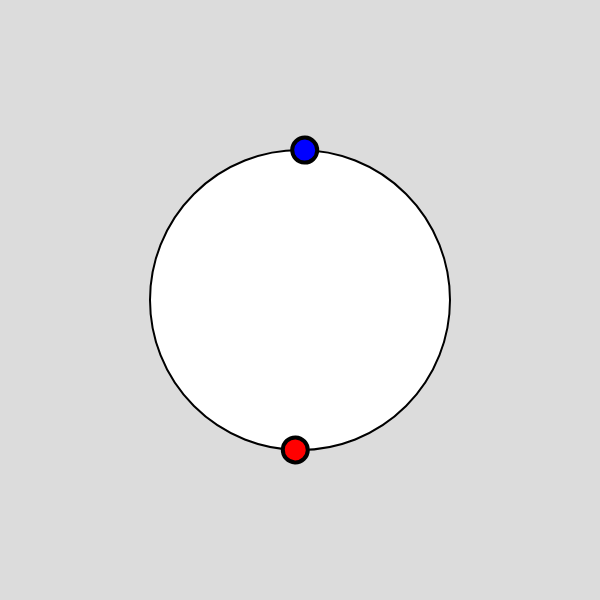
Frame 1 (no input)
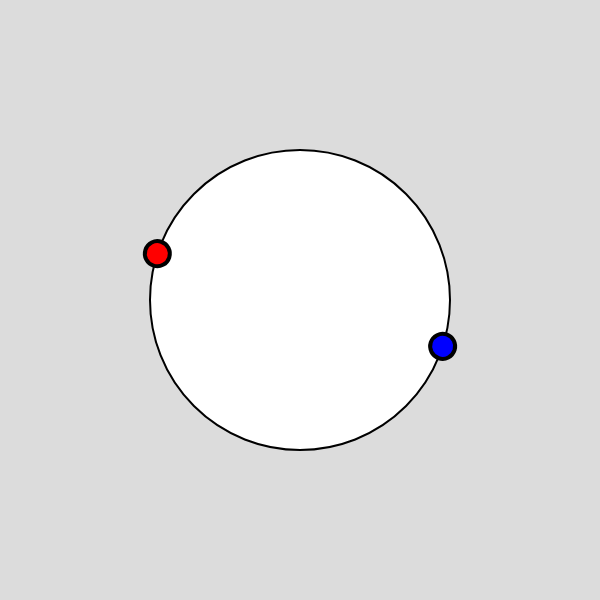
Frame 60 (no input)
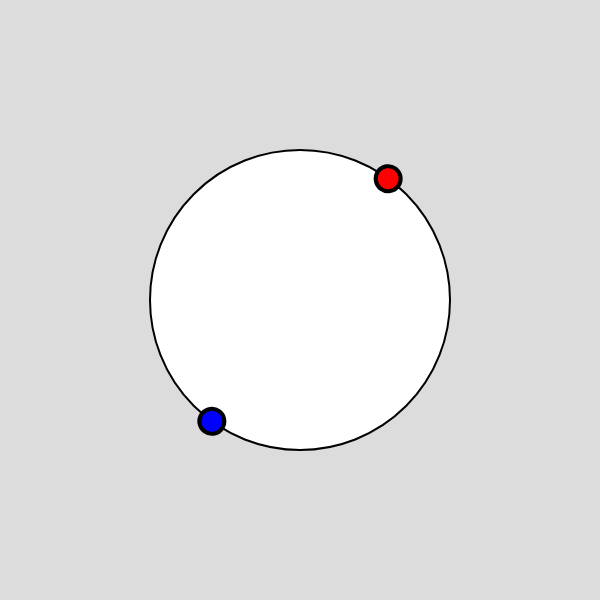
Frame 120 (the mouse pressed at the canvas centre since frame 60)

The p5.js sketch that drew these frames (run headless with seeded random() and noise() and a simulated clock; from frame 60 on, the mouse is pressed at the canvas centre):

// p5.js sketch
// ── sketch.js
let time = 0;

function setup() {
  createCanvas(600, 600);
  angleMode(DEGREES);
}
  
function draw() {
  background(220);
  translate(300, 300);

  //case 1 static
  strokeWeight(2);
  circle(0, 0, 300);

  // strokeWeight(2);
  // line(0, 0, 450, 300);

  // strokeWeight(10);
  // point(0, 300);
  // point(0, 300);

  // strokeWeight(2);
  // textSize(30);
  // textFont('Monospace');
  // text('Circumference', 195, 140);
  // textSize(20);
  // text('Center', 265, 325);
  // text('Radius', 340, 290);


  // let sc = second();
  // stroke(0);
  // strokeWeight(5);
  // let scDis = map(sc, 0, 60, 0, 360)
  // push();
  // rotate(scDis);
  // strokeWeight(4);
  // circle(150, 0, 25);
  // pop();

  // x                y                 quadranti
  // 0 --> 150        150 --> 0         ++
  // 150 --> 0        0 --> -150        +-
  // 0 --> -150       -150 --> 0        --
  // -150 --> 0       0 --> 150         -+
  
  // ellipse(x, y, 25, 25);
  // // if(x > 0 && x < 150 && y > 0 && y < 150) {
  //   x = x +1;
  //   y = y +1;
  // };
  
  time = time + 0.3;
  stroke(0);
  strokeWeight(5);
  let move = map(time, 0, 60, 0, 360)

  push();
  rotate(move);
  strokeWeight(4);
  fill(0, 0, 255); 
  ellipse(0, -150, 25, 25);
  pop();

  push();
  rotate(move);
  strokeWeight(4);
  fill(255, 0, 0);
  ellipse(0, 150, 25, 25);
  pop();




}
